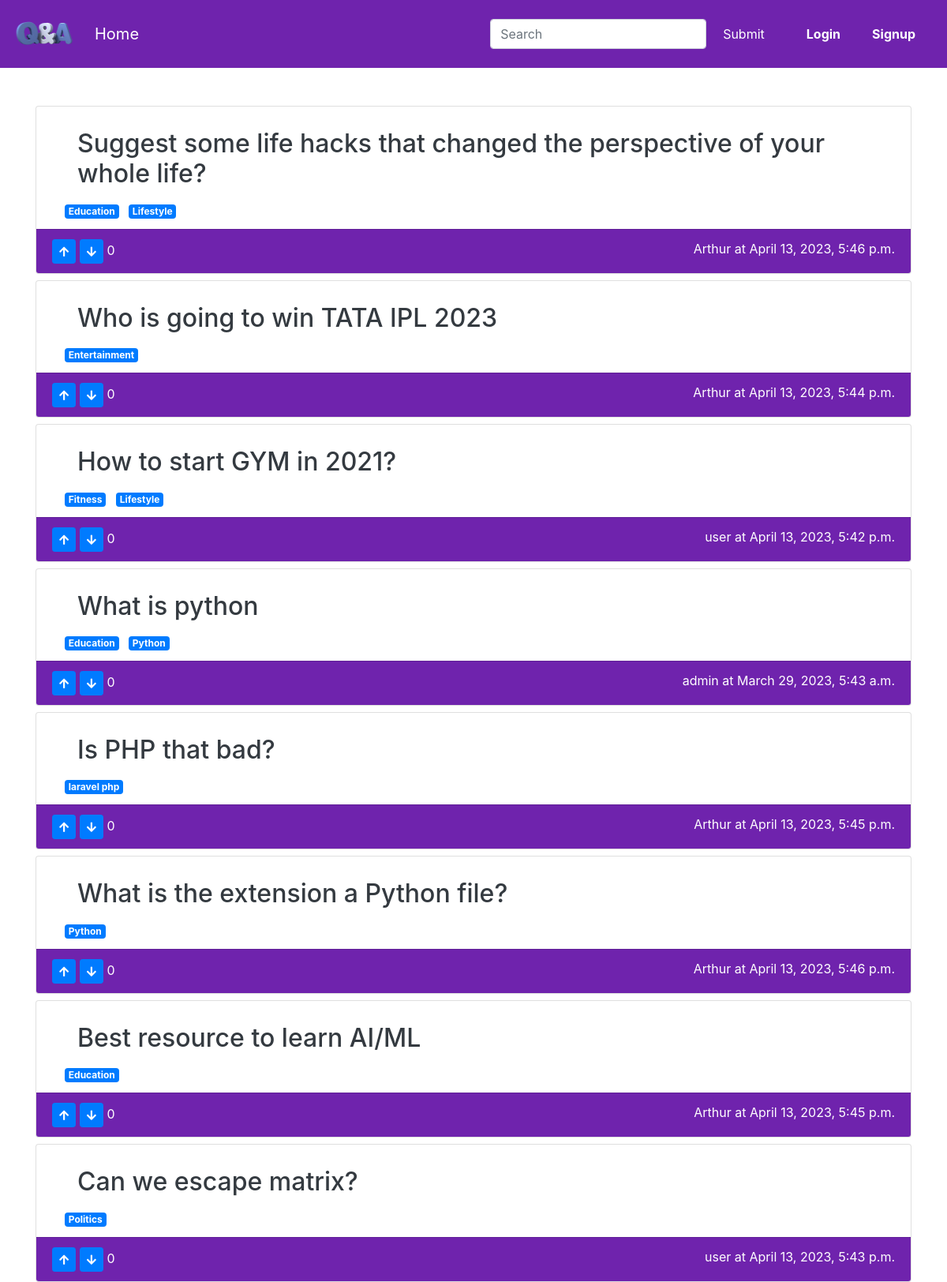
The page /unanswered/ on the database its author committed.
### qna/models.py (models this page shows, shortened)
class Question(models.Model):
    STATUS_CHOICES = (
        ("a", "Available"),
        ("f", "Flag"),
        ("o", "Onhold"),
        ("c", "Closed"),
    )
    question = models.CharField(max_length=1000, unique=True)
    user = models.ForeignKey(
        User,
        on_delete=models.SET_DEFAULT,
        default="2",
        related_name="userWhoAskQuestion",
    )
    category = models.ManyToManyField(
        "Category",
        related_name="categoryOfQuestion",
        blank=True,
    )
    vote = models.IntegerField(default=0)
    edit_user = models.ManyToManyField(
        User,
        related_name="userWhoEditQuestion",
        blank=True,
    )
    created_at = models.DateTimeField(auto_now_add=True)
    modified_at = models.DateTimeField(auto_now=True)
    status = models.CharField(max_length=20, choices=STATUS_CHOICES, default="a")
    slug = models.SlugField(unique=True, null=True, blank=True)
    class Meta:
        ordering = ["created_at"]
    def display_edituser(self):
        return ", ".join(edit_user.username for edit_user in self.edit_user.all()[:3])
    display_edituser.short_description = "Edit user"

class Category(models.Model):
    category = models.CharField(max_length=100, unique=True)
    created_at = models.DateTimeField(auto_now_add=True)
    slug = models.SlugField(unique=True, null=True, blank=True)
    class Meta:
        ordering = ["category"]
    def __str__(self):
        return self.category

### qna/views.py (the view)
class UnanweredQuestionListView(generic.ListView):
    model = Question
    template_name = "qna/unanswered_question.html"
    context_object_name = "questions"
    def get_queryset(self):
        return sorted(
            Question.objects.exclude(answer__isnull=False).exclude(status="c"),
            key=lambda x: random.random(),
        )

### qna/templates/qna/unanswered_question.html (shortened to what this page needs)
{% extends "qna/base.html" %}
{% block content %}
{% for question in questions %}
<div class="card mt-2">
    <div class="card-body ml-3 pb-1">
        <div class="card-title">
            <h2>
            <a class="nav-link text-dark"  href="{% url 'question' question.id %}" class="h4">{{question.question}}</a>
        </h2>
        </div>
        <div class="card-subtitle mb-2 text-muted">
            {% for category in question.category.all %}
            <li class="list-inline-item badge badge-primary badge-pills"><a
                    href="{% url 'question-categorywise' category.slug %}" class="text-reset">{{category}}</a></li>
            {% endfor %}
        </div>
    </div>
    <div class="card-footer text-white" style="background-color:#6f23ad ;">
        <button type="button" class="btn btn-primary btn-sm question-upvote">
            <i class="fas fa-arrow-up"></i>
        </button>
        <button type="button" class="btn btn-primary btn-sm question-downvote">
            <i class="fas fa-arrow-down"></i>
        </button>
        <span data-question-vote="{{question.vote}}" data-question-id="{{question.id}}">{{question.vote}}</span>
        <div class="float-right text-white">
            <a href="{% url 'qna-user' question.user.id %}" class="text-reset">{{question.user.username}}</a>
            at {{question.created_at}}
        </div>
    </div>
</div>
{% endfor %}
{% endblock content %}

### qna/templates/qna/base.html (style rules this page uses)
body,html { background-color: #fff; }

### rows shown on the page
Question: question "Suggest some life hacks that changed the perspective of your whole life?", vote "0", user.username "Arthur", created_at "April 13, 2023, 5:46 p.m."
Category: category "Education"
Category: category "Lifestyle"
Question: question "Who is going to win TATA IPL 2023", vote "0", user.username "Arthur", created_at "April 13, 2023, 5:44 p.m."
Category: category "Entertainment"
Question: question "How to start GYM in 2021?", vote "0", user.username "user", created_at "April 13, 2023, 5:42 p.m."
Category: category "Fitness"
Question: question "What is python", vote "0", user.username "admin", created_at "March 29, 2023, 5:43 a.m."
Category: category "Python"
Question: question "Is PHP that bad?", vote "0", user.username "Arthur", created_at "April 13, 2023, 5:45 p.m."
Category: category "laravel php"
Question: question "What is the extension a Python file?", vote "0", user.username "Arthur", created_at "April 13, 2023, 5:46 p.m."
Question: question "Best resource to learn AI/ML", vote "0", user.username "Arthur", created_at "April 13, 2023, 5:45 p.m."
Question: question "Can we escape matrix?", vote "0", user.username "user", created_at "April 13, 2023, 5:43 p.m."
Category: category "Politics"
